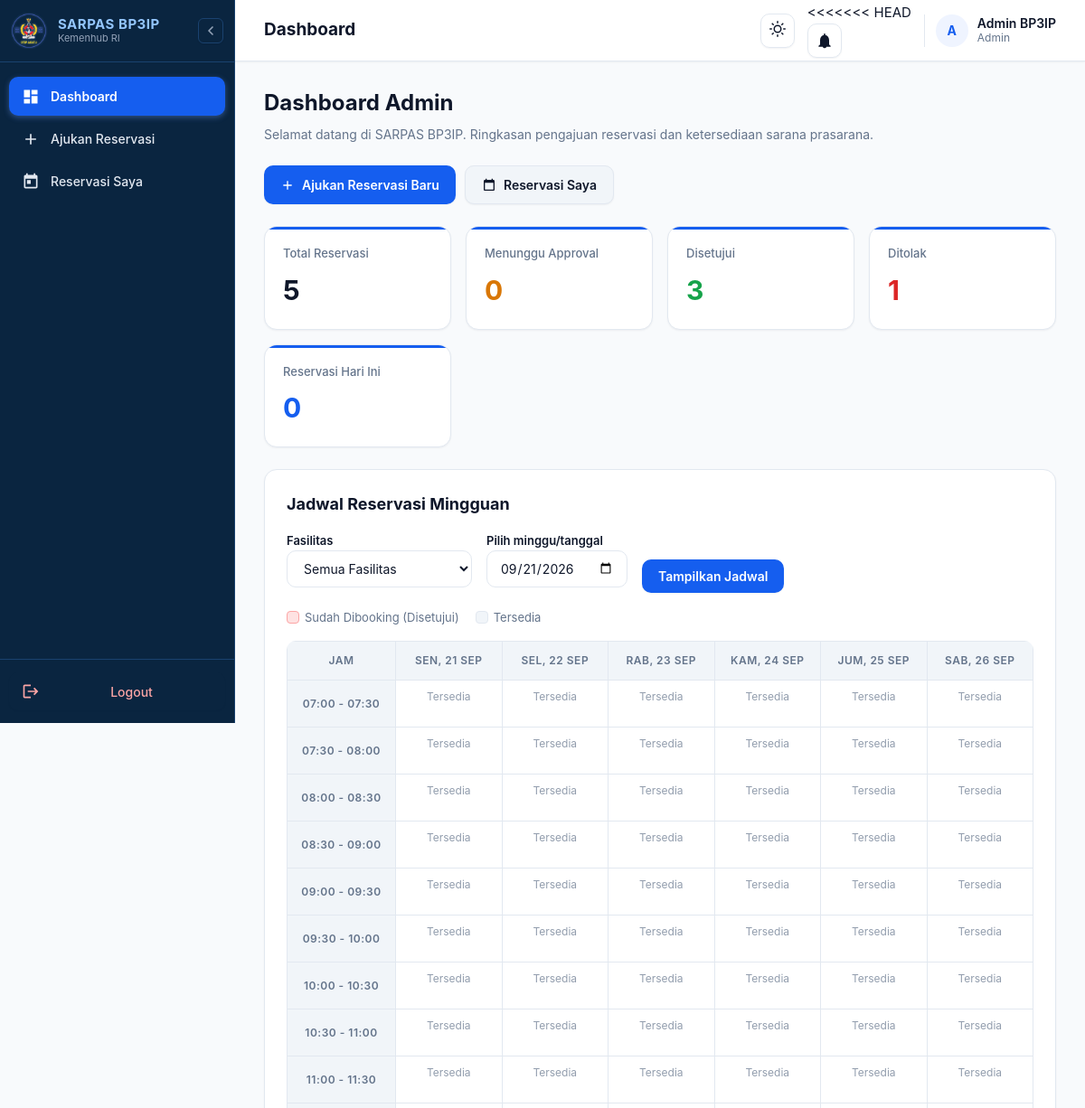
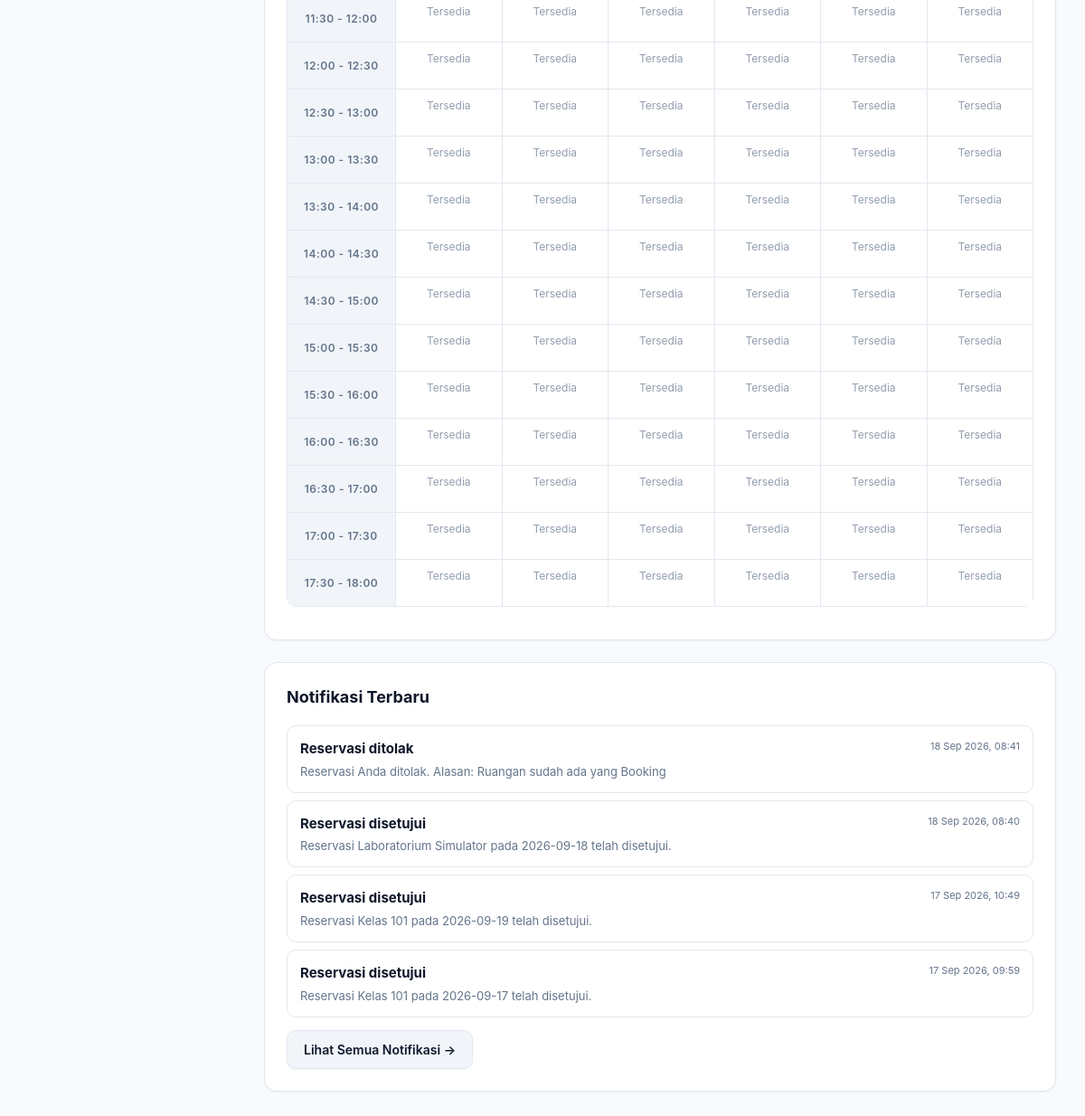
The page / (signed in) on the database as committed earlier (2 pictures, top to bottom).
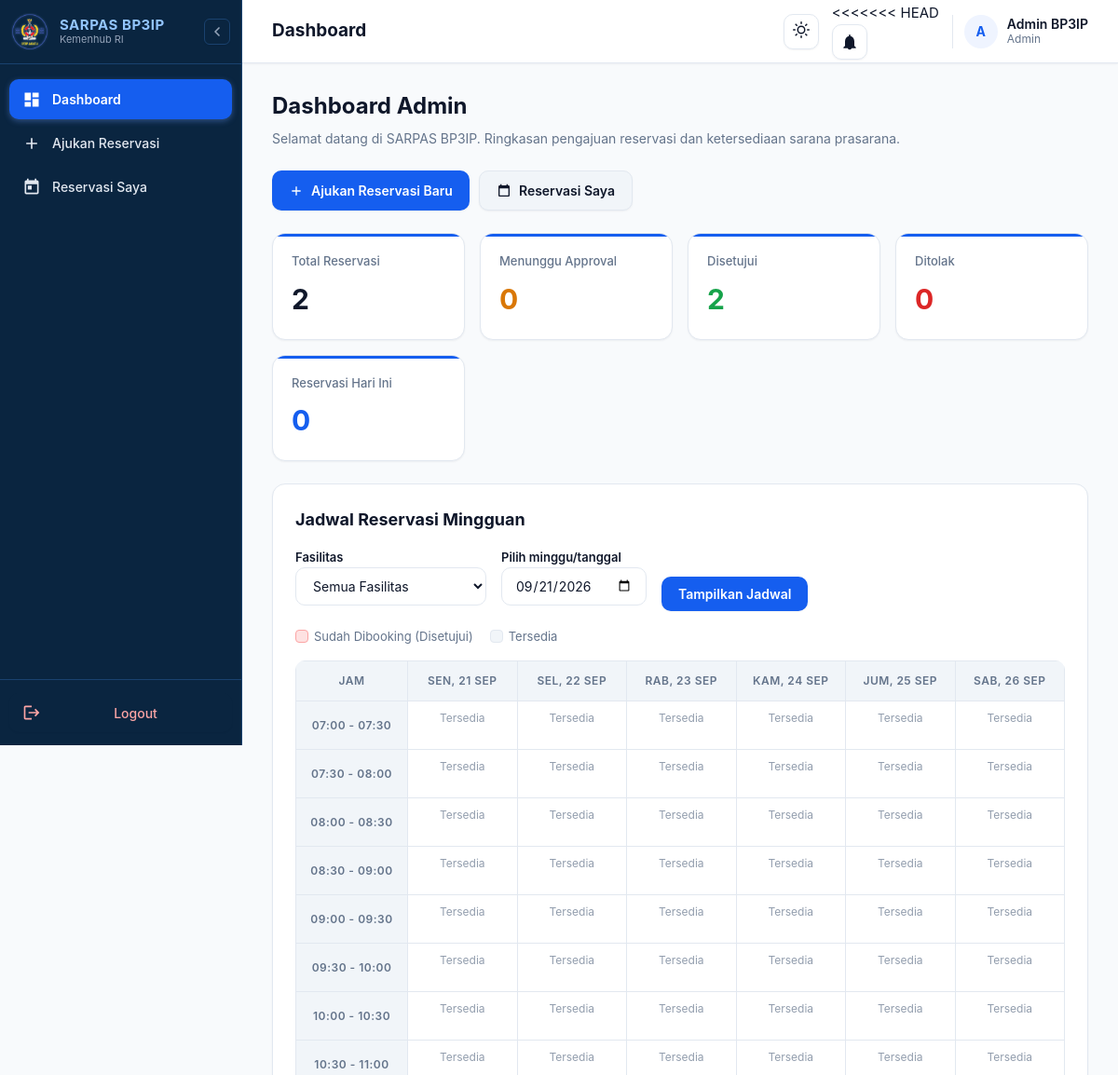
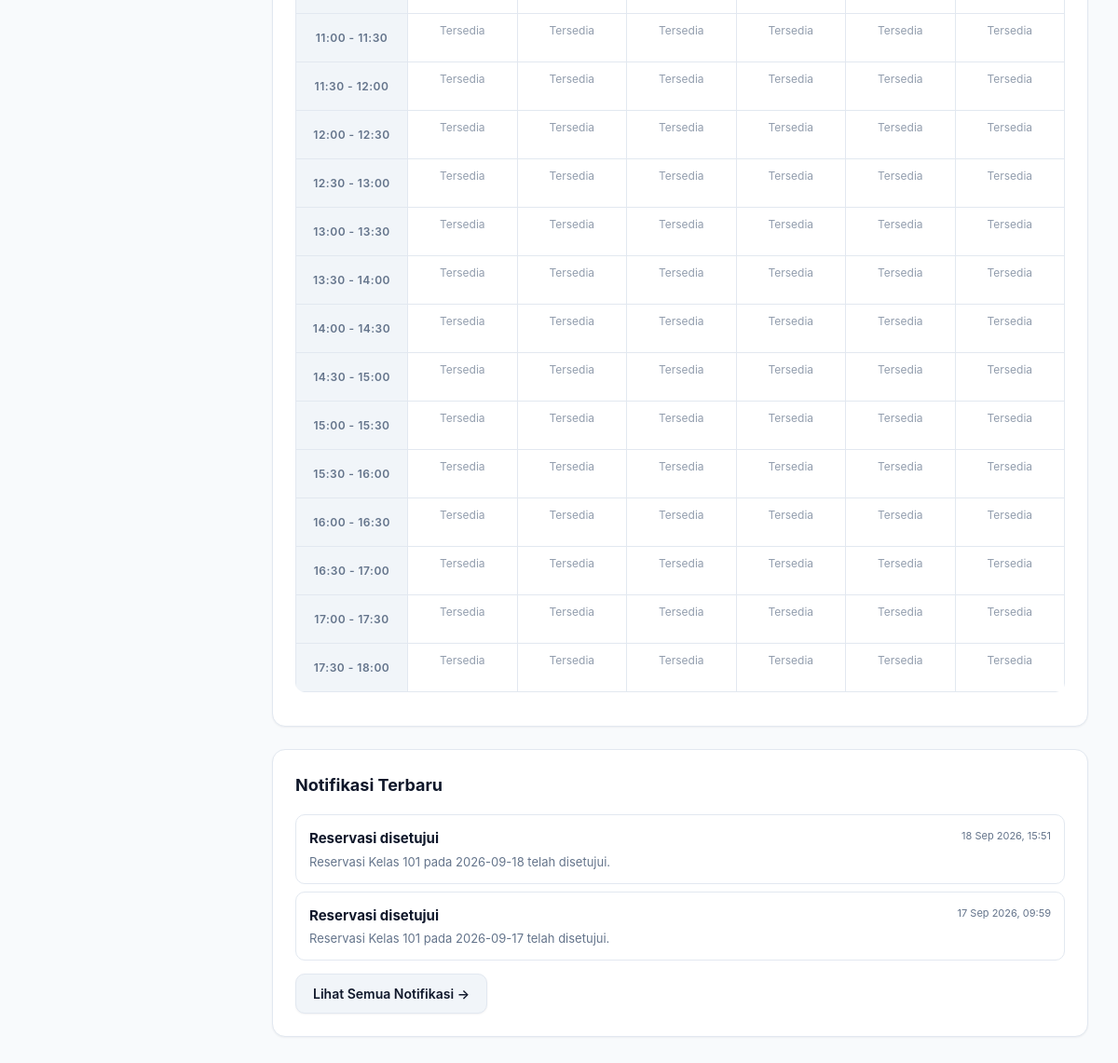
The same page on the database as committed later (2 pictures, top to bottom).
### core/models.py (models this page shows, shortened)
class Notifikasi(models.Model):
    penerima = models.ForeignKey(User, on_delete=models.CASCADE, related_name="notifikasi")
    judul = models.CharField(max_length=200)
    pesan = models.TextField()
    status_baca = models.BooleanField(default=False)
    created_at = models.DateTimeField(auto_now_add=True)
    class Meta:
        verbose_name_plural = "Notifikasi"
        ordering = ["-created_at"]

### core/views.py (the view, shortened to what this page needs)
# urls.py: path("", views.dashboard, name="dashboard"),
@login_required
def dashboard(request):
    if request.user.role == User.Role.ADMIN:
        reservasi = Reservasi.objects.filter(pemohon=request.user)
        context = {
            "total": reservasi.count(),
            "pending": reservasi.filter(status=Reservasi.Status.PENDING).count(),
            "approved": reservasi.filter(status=Reservasi.Status.APPROVED).count(),
            "rejected": reservasi.filter(status=Reservasi.Status.REJECTED).count(),
            "hari_ini": reservasi.filter(tanggal=timezone.localdate()).count(),
            "notifikasi_terbaru": request.user.notifikasi.all()[:5],
        }
        context.update(schedule_context(request))
        return render(request, "dashboard/admin_enhanced.html", context)

### core/context_processors.py (called while the page is built)
def notification_badge(request):
    if request.user.is_authenticated:
        return {"unread_notification_count": request.user.notifikasi.filter(status_baca=False).count()}
    return {"unread_notification_count": 0}

### core/schedule.py (called while the page is built)
def get_week_start(value=None):
    try:
        selected_date = datetime.strptime(value, "%Y-%m-%d").date() if value else timezone.localdate()
    except (TypeError, ValueError):
        selected_date = timezone.localdate()
    return selected_date - timedelta(days=selected_date.weekday())

def schedule_context(request):
    facility_id = request.GET.get("fasilitas")
    if facility_id and not facility_id.isdigit():
        facility_id = None
    week_start = get_week_start(request.GET.get("minggu"))
    return {
        "week_start": week_start,
        "schedule": get_weekly_schedule(week_start, facility_id),
        "schedule_facilities": Fasilitas.objects.order_by("nama_fasilitas"),
        "selected_facility": int(facility_id) if facility_id else None,
    }

### templates/dashboard/admin_enhanced.html
{% extends 'base.html' %}
{% block page_title %}Dashboard{% endblock %}
{% block content %}
<div class="page-heading">
  <h1>Dashboard {{ user.get_role_display }}</h1>
  <p>Selamat datang di SARPAS BP3IP. Ringkasan pengajuan reservasi dan ketersediaan sarana prasarana.</p>
</div>
<div class="page-actions">
  <a class="button" href="{% url 'reservasi_create' %}">
    <svg width="16" height="16" viewBox="0 0 24 24" fill="currentColor"><path d="M19 13h-6v6h-2v-6H5v-2h6V5h2v6h6v2z"/></svg>
    Ajukan Reservasi Baru
  </a>
  <a class="button secondary" href="{% url 'reservasi_list' %}">
    <svg width="16" height="16" viewBox="0 0 24 24" fill="currentColor"><path d="M19 3h-1V1h-2v2H8V1H6v2H5c-1.11 0-1.99.9-1.99 2L3 19c0 1.1.89 2 2 2h14c1.1 0 2-.9 2-2V5c0-1.1-.9-2-2-2zm0 16H5V8h14v11z"/></svg>
    Reservasi Saya
  </a>
</div>
<div class="stats">
  <div class="stat">
    <span class="stat-label">Total Reservasi</span>
    <b>{{ total }}</b>
  </div>
  <div class="stat">
    <span class="stat-label">Menunggu Approval</span>
    <b style="color: var(--warning);">{{ pending }}</b>
  </div>
  <div class="stat">
    <span class="stat-label">Disetujui</span>
    <b style="color: var(--success);">{{ approved }}</b>
  </div>
  <div class="stat">
    <span class="stat-label">Ditolak</span>
    <b style="color: var(--danger);">{{ rejected }}</b>
  </div>
  <div class="stat">
    <span class="stat-label">Reservasi Hari Ini</span>
    <b style="color: var(--primary);">{{ hari_ini }}</b>
  </div>
</div>
{% include 'dashboard/_weekly_schedule.html' %}
{% include 'dashboard/_recent_notifications.html' %}
{% endblock %}

### templates/dashboard/_recent_notifications.html (shortened to what this page needs)
<div class="card">
  <h2>Notifikasi Terbaru</h2>
  <div class="dashboard-notifications">
    {% for item in notifikasi_terbaru %}
    <article class="dropdown-item {% if not item.status_baca %}unread{% endif %}" style="border: 1px solid var(--border); border-radius: var(--radius); margin-bottom: 8px; padding: 14px;">
      <div style="display: flex; justify-content: space-between; align-items: flex-start; margin-bottom: 4px;">
        <strong style="color: var(--text);">{{ item.judul }}</strong>
        <time style="font-size: 11px; color: var(--text-muted);">{{ item.created_at|date:'d M Y, H:i' }}</time>
      </div>
      <div style="color: var(--text-muted); font-size: 13px; line-height: 1.4;">{{ item.pesan }}</div>
    </article>
    {% endfor %}
  </div>
  {% if notifikasi_terbaru %}
  <div style="margin-top: 14px;">
    <a class="button secondary" href="{% url 'notifikasi_list' %}">Lihat Semua Notifikasi &rarr;</a>
  </div>
  {% endif %}
</div>

Rows that differ between the two databases and show on the page:
removed Notifikasi: judul "Reservasi ditolak", created_at "18 Sep 2026, 08:41", pesan "Reservasi Anda ditolak. Alasan: Ruangan sudah ada yang Booking"
removed Notifikasi: judul "Reservasi disetujui", created_at "18 Sep 2026, 08:40", pesan "Reservasi Laboratorium Simulator pada 2026-09-18 telah disetujui."
removed Notifikasi: judul "Reservasi disetujui", created_at "17 Sep 2026, 10:49", pesan "Reservasi Kelas 101 pada 2026-09-19 telah disetujui."
now on this page (row edited): Notifikasi: judul "Reservasi disetujui", created_at "18 Sep 2026, 15:51", pesan "Reservasi Kelas 101 pada 2026-09-18 telah disetujui."
Other text that changed with them:
{{ total }}: "5" → "2"
{{ approved }}: "3" → "2"
{{ rejected }}: "1" → "0"
